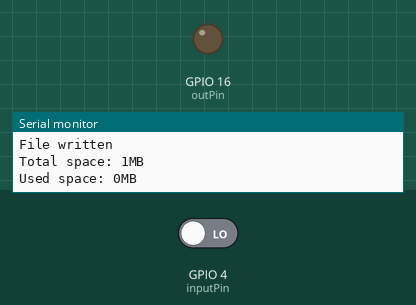
The sketch below on a simulated ESP32. Shown: output pins drawn as LEDs (lit = HIGH), the last lines printed to the serial monitor. The inputs (shaded band) are chosen by the test bench; at power-on: GPIO 4 (inputPin) LOW. A WiFi scan finds three made-up networks; storage starts empty.

Above: at 1.2 s.
1.3 s: GPIO 4 (inputPin) driven HIGH
At 4.0 s:
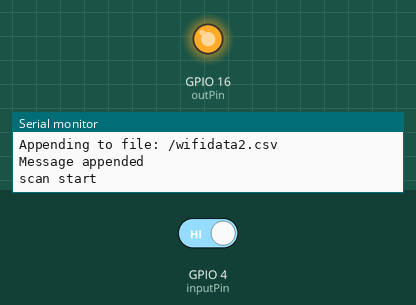
4.3 s: GPIO 4 (inputPin) driven LOW
At 5.8 s:
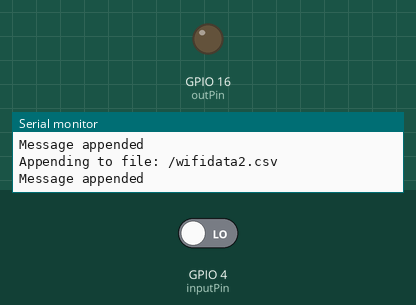
Timing chart, 0 to 7.3 s (numbered marks = the images above; inputs shaded):
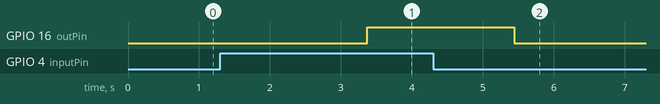

Measured:
- after the input at 1.3 s, GPIO 16 (outPin): LOW → HIGH after 2.1 s
- after the input at 4.3 s, GPIO 16 (outPin): HIGH → LOW after 1.1 s

The sketch:

reader.ino
```cpp
#include "WiFi.h"
#include "FS.h"
#include "SD.h"
#include "SPI.h"
// set pin numbers
const int inputPin = 4;  // input pin
const int outPin =  16;    // output pin

int state = 0;

void listDir(fs::FS &fs, const char * dirname, uint8_t levels){
  Serial.printf("Listing directory: %s\n", dirname);

  File root = fs.open(dirname);
  if(!root){
    Serial.println("Failed to open directory");
    return;
  }
  if(!root.isDirectory()){
    Serial.println("Not a directory");
    return;
  }

  File file = root.openNextFile();
  while(file){
    if(file.isDirectory()){
      Serial.print("  DIR : ");
      Serial.println(file.name());
      if(levels){
        listDir(fs, file.name(), levels -1);
      }
    } else {
      Serial.print("  FILE: ");
      Serial.print(file.name());
      Serial.print("  SIZE: ");
      Serial.println(file.size());
    }
    file = root.openNextFile();
  }
}

void writeFile(fs::FS &fs, const char * path, const char * message){
  Serial.printf("Writing file: %s\n", path);

  File file = fs.open(path, FILE_WRITE);
  if(!file){
    Serial.println("Failed to open file for writing");
    return;
  }
  if(file.print(message)){
    Serial.println("File written");
  } else {
    Serial.println("Write failed");
  }
  file.close();
}
void appendFile(fs::FS &fs, const char * path, const char * message){
  Serial.printf("Appending to file: %s\n", path);

  File file = fs.open(path, FILE_APPEND);
  if(!file){
    Serial.println("Failed to open file for appending");
    return;
  }
  if(file.print(message)){
      Serial.println("Message appended");
  } else {
    Serial.println("Append failed");
  }
  file.close();
}
void readFile(fs::FS &fs, const char * path){
  Serial.printf("Reading file: %s\n", path);

  File file = fs.open(path);
  if(!file){
    Serial.println("Failed to open file for reading");
    return;
  }

  Serial.print("Read from file: ");
  while(file.available()){
    Serial.write(file.read());
  }
  file.close();
}

void setup() {
  Serial.begin(115200);
  pinMode(inputPin, INPUT);
  pinMode(outPin, OUTPUT);
  if(!SD.begin()){
    Serial.println("Card Mount Failed");
    return;
  }
  uint8_t cardType = SD.cardType();

  if(cardType == CARD_NONE){
    Serial.println("No SD card attached");
    return;
  }

  Serial.print("SD Card Type: ");
  if(cardType == CARD_MMC){
    Serial.println("MMC");
  } else if(cardType == CARD_SD){
    Serial.println("SDSC");
  } else if(cardType == CARD_SDHC){
    Serial.println("SDHC");
  } else {
    Serial.println("UNKNOWN");
  }

  uint64_t cardSize = SD.cardSize() / (1024 * 1024);
  Serial.printf("SD Card Size: %lluMB\n", cardSize);

  writeFile(SD, "/wifidata2.csv", "WIFI name,RSSI\r\n");
  //readFile(SD, "/hello.txt");
  Serial.printf("Total space: %lluMB\n", SD.totalBytes() / (1024 * 1024));
  Serial.printf("Used space: %lluMB\n", SD.usedBytes() / (1024 * 1024));
}

void loop() {
  state = digitalRead(inputPin);
//  Serial.println(state);
  if (state == HIGH) {
    Serial.println("scan start");
    int n = WiFi.scanNetworks();
    Serial.println("scan done");
    if (n == 0) {
        Serial.println("no networks found");
    } else {
      Serial.print(n);
      Serial.println(" networks found");
      for (int i = 0; i < n; ++i) {
        // Print SSID and RSSI for each network found
        Serial.print(i + 1);
        Serial.print(": ");
        Serial.print(WiFi.SSID(i));
        Serial.print(" (");
        Serial.print(WiFi.RSSI(i));
        Serial.print(")");
        Serial.println((WiFi.encryptionType(i) == WIFI_AUTH_OPEN)?" ":"*");
        String out = WiFi.SSID(i) + "," + WiFi.RSSI(i) + "\r\n";
        appendFile(SD, "/wifidata2.csv", out.c_str());
        delay(10);
      }
      appendFile(SD, "/wifidata2.csv", "\n");
    }
    Serial.println("");
//    x(5000);
    digitalWrite(outPin, HIGH);
  } else {
    digitalWrite(outPin, LOW);
  }
}
```
